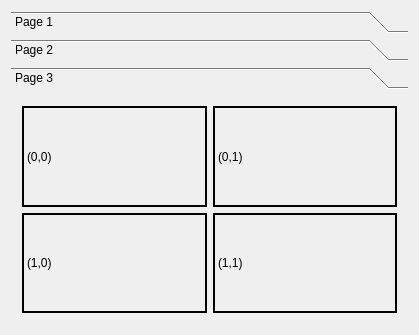
<?xml version="1.0" encoding="UTF-8"?>
<ui version="4.0">
 <class>Dialog</class>
 <widget class="QDialog" name="Dialog">
  <property name="geometry">
   <rect>
    <x>0</x>
    <y>0</y>
    <width>419</width>
    <height>335</height>
   </rect>
  </property>
  <property name="windowTitle">
   <string>Dialog</string>
  </property>
  <layout class="QVBoxLayout" name="verticalLayout_3">
   <item>
    <widget class="QToolBox" name="toolBox">
     <property name="currentIndex">
      <number>2</number>
     </property>
     <widget class="QWidget" name="page">
      <property name="geometry">
       <rect>
        <x>0</x>
        <y>0</y>
        <width>401</width>
        <height>233</height>
       </rect>
      </property>
      <attribute name="label">
       <string>Page 1</string>
      </attribute>
      <layout class="QVBoxLayout" name="verticalLayout">
       <item>
        <spacer name="verticalSpacer">
         <property name="orientation">
          <enum>Qt::Vertical</enum>
         </property>
         <property name="sizeHint" stdset="0">
          <size>
           <width>20</width>
           <height>86</height>
          </size>
         </property>
        </spacer>
       </item>
       <item>
        <layout class="QHBoxLayout" name="horizontalLayout">
         <item>
          <widget class="QDateEdit" name="dateEdit"/>
         </item>
         <item>
          <widget class="QTimeEdit" name="timeEdit"/>
         </item>
        </layout>
       </item>
       <item>
        <spacer name="verticalSpacer_2">
         <property name="orientation">
          <enum>Qt::Vertical</enum>
         </property>
         <property name="sizeHint" stdset="0">
          <size>
           <width>20</width>
           <height>86</height>
          </size>
         </property>
        </spacer>
       </item>
      </layout>
     </widget>
     <widget class="QWidget" name="page_2">
      <property name="geometry">
       <rect>
        <x>0</x>
        <y>0</y>
        <width>401</width>
        <height>233</height>
       </rect>
      </property>
      <attribute name="label">
       <string>Page 2</string>
      </attribute>
      <layout class="QHBoxLayout" name="horizontalLayout_2">
       <item>
        <widget class="QGroupBox" name="groupBox">
         <property name="title">
          <string>GroupBox</string>
         </property>
         <layout class="QVBoxLayout" name="verticalLayout_2">
          <item>
           <widget class="QCheckBox" name="checkBox">
            <property name="text">
             <string>Option 1</string>
            </property>
           </widget>
          </item>
          <item>
           <widget class="QCheckBox" name="checkBox_2">
            <property name="text">
             <string>Option 2</string>
            </property>
           </widget>
          </item>
          <item>
           <widget class="QCheckBox" name="checkBox_3">
            <property name="text">
             <string>Option 3</string>
            </property>
           </widget>
          </item>
         </layout>
        </widget>
       </item>
      </layout>
     </widget>
     <widget class="QWidget" name="page_3">
      <attribute name="label">
       <string>Page 3</string>
      </attribute>
      <layout class="QGridLayout" name="gridLayout">
       <item row="0" column="0">
        <widget class="QLabel" name="label">
         <property name="frameShape">
          <enum>QFrame::WinPanel</enum>
         </property>
         <property name="text">
          <string>(0,0)</string>
         </property>
        </widget>
       </item>
       <item row="0" column="1">
        <widget class="QLabel" name="label_2">
         <property name="frameShape">
          <enum>QFrame::WinPanel</enum>
         </property>
         <property name="text">
          <string>(0,1)</string>
         </property>
        </widget>
       </item>
       <item row="1" column="0">
        <widget class="QLabel" name="label_4">
         <property name="frameShape">
          <enum>QFrame::WinPanel</enum>
         </property>
         <property name="text">
          <string>(1,0)</string>
         </property>
        </widget>
       </item>
       <item row="1" column="1">
        <widget class="QLabel" name="label_3">
         <property name="frameShape">
          <enum>QFrame::WinPanel</enum>
         </property>
         <property name="text">
          <string>(1,1)</string>
         </property>
        </widget>
       </item>
      </layout>
     </widget>
    </widget>
   </item>
  </layout>
 </widget>
 <layoutdefault spacing="6" margin="11"/>
 <resources/>
 <connections/>
</ui>
